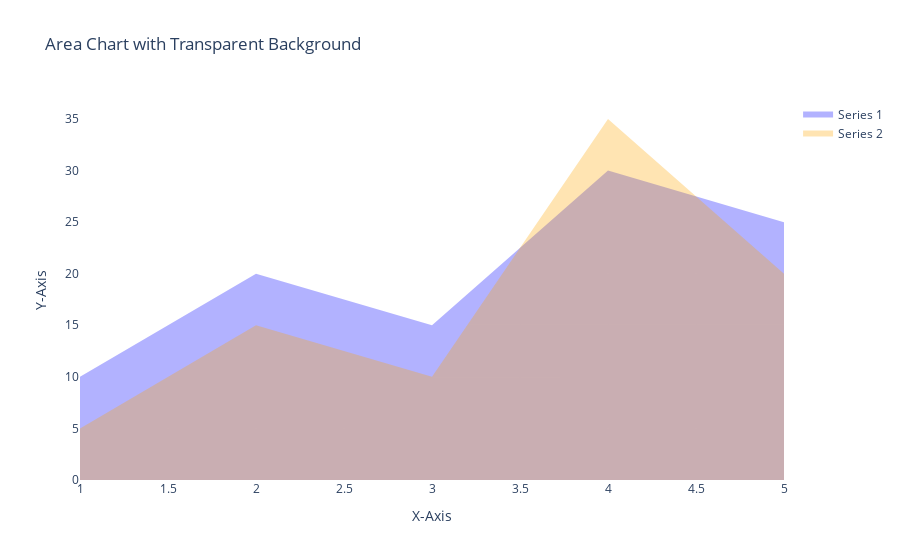

Notebook cell for this chart:
### Code cell
import plotly.graph_objects as go

# Sample data
x = [1, 2, 3, 4, 5]
y1 = [10, 20, 15, 30, 25]
y2 = [5, 15, 10, 35, 20]

# Create an area chart figure with transparent background
fig = go.Figure()

# Add the filled areas with transparent background
fig.add_trace(go.Scatter(x=x, y=y1, fill='tozeroy', mode='none', name='Series 1', fillcolor='rgba(0, 0, 255, 0.3)'))
fig.add_trace(go.Scatter(x=x, y=y2, fill='tozeroy', mode='none', name='Series 2', fillcolor='rgba(255, 165, 0, 0.3)'))

# Customize layout
fig.update_layout(
    title='Area Chart with Transparent Background',
    xaxis_title='X-Axis',
    yaxis_title='Y-Axis',
    paper_bgcolor='rgba(0, 0, 0, 0)',  # Đặt màu nền cho biểu đồ
    plot_bgcolor='rgba(0, 0, 0, 0)'  # Đặt màu nền cho plot
)

# Show the chart
fig.show()

### Figure 1 — Plotly figure (JSON) as saved in the notebook; plotly's stock layout.template omitted (floating-point values rounded to 4 significant figures)
{"data": [{"fill": "tozeroy", "fillcolor": "rgba(0, 0, 255, 0.3)", "mode": "none", "name": "Series 1", "type": "scatter", "x": [1, 2, 3, 4, 5], "y": [10, 20, 15, 30, 25]}, {"fill": "tozeroy", "fillcolor": "rgba(255, 165, 0, 0.3)", "mode": "none", "name": "Series 2", "type": "scatter", "x": [1, 2, 3, 4, 5], "y": [5, 15, 10, 35, 20]}], "layout": {"paper_bgcolor": "rgba(0, 0, 0, 0)", "plot_bgcolor": "rgba(0, 0, 0, 0)", "title": {"text": "Area Chart with Transparent Background"}, "xaxis": {"title": {"text": "X-Axis"}}, "yaxis": {"title": {"text": "Y-Axis"}}}}
